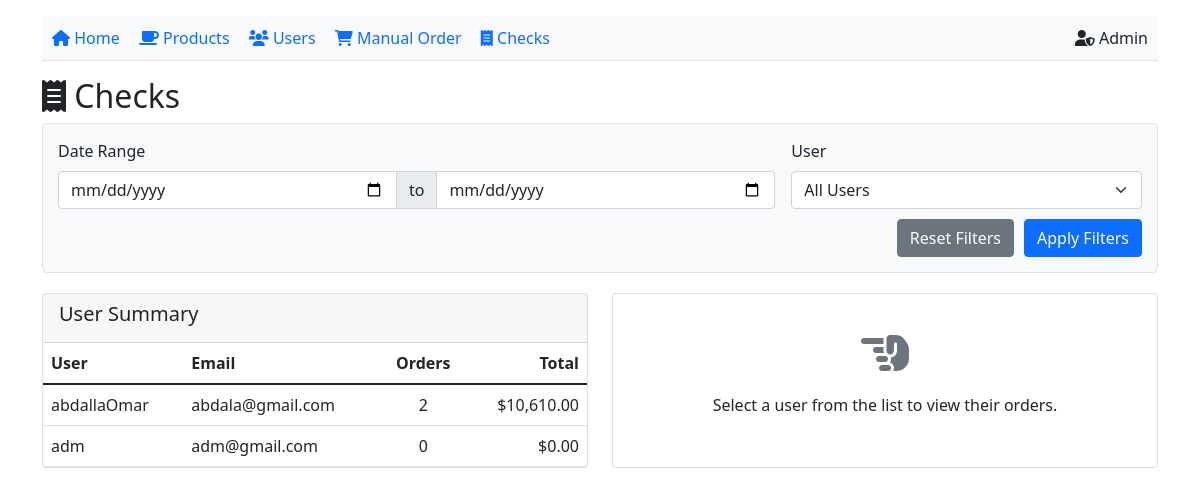
Screenshot of /Amr/AdminChecks.php with the database file from the repository.
### tables this page shows
CREATE TABLE `users` (
  `id` int(11) NOT NULL AUTO_INCREMENT,
  `username` varchar(50) NOT NULL,
  `email` varchar(100) NOT NULL,
  `password` varchar(255) NOT NULL,
  `profile_picture` varchar(255) DEFAULT NULL,
  `role` enum('user','admin') DEFAULT 'user',
  `created_at` timestamp NOT NULL DEFAULT current_timestamp(),
  PRIMARY KEY (`id`),
  UNIQUE KEY `username` (`username`),
  UNIQUE KEY `email` (`email`)
);

### Amr/AdminChecks.php (the view, shortened to what this page needs)
<?php
$DBName = "project";
$host = "localhost";
$DBtype = "mysql";
$userName = "root";
$userPassword = "";
function getConnection() {
    global $DBName, $host, $DBtype, $userName, $userPassword;
    try {
        $connection = new PDO("$DBtype:host=$host;dbname=$DBName", $userName, $userPassword);
        $connection->setAttribute(PDO::ATTR_ERRMODE, PDO::ERRMODE_EXCEPTION);
        return $connection;
    } catch (PDOException $e) {
        echo "Connection failed: " . $e->getMessage();
        exit();
    }
}
function getFilteredChecks($filters = []) {
    $connection = getConnection();
    $sql = "SELECT u.id as user_id, u.username, u.email,
           COUNT(o.id) as order_count,
           SUM(o.total_price) as total_amount
           FROM users u
           LEFT JOIN orders o ON u.id = o.user_id";
    $params = [];
    $sql .= " GROUP BY u.id, u.username, u.email ORDER BY total_amount DESC";
    $stmt = $connection->prepare($sql);
    $stmt->execute();
    return $stmt->fetchAll(PDO::FETCH_ASSOC);
}
$filters = [
    'date_from' => isset($_GET['date_from']) ? $_GET['date_from'] : '',
    'date_to' => isset($_GET['date_to']) ? $_GET['date_to'] : '',
    'user_id' => isset($_GET['user_id']) ? $_GET['user_id'] : ''
];
$selectedUserId = isset($_GET['view_user']) ? $_GET['view_user'] : null;
$selectedOrderId = isset($_GET['view_order']) ? $_GET['view_order'] : null;
$filteredChecks = getFilteredChecks($filters);
$userOrders = [];
$userDetails = null;
?>
<!DOCTYPE html>
<html>
<head>
    <link href="https://cdn.jsdelivr.net/npm/bootstrap@5.1.3/dist/css/bootstrap.min.css" rel="stylesheet">
    <link rel="stylesheet" href="https://cdnjs.cloudflare.com/ajax/libs/font-awesome/6.0.0/css/all.min.css">
</head>
<body>
<div class="container mt-3">
    <div class="nav-links mb-3">
        <a href="index.php"><i class="fas fa-home"></i> Home</a>
        <a href="products.php"><i class="fas fa-coffee"></i> Products</a>
        <a href="users.php"><i class="fas fa-users"></i> Users</a>
        <a href="AdminOrders.php"><i class="fas fa-shopping-cart"></i> Manual Order</a>
        <a href="AdminChecks.php" class="active"><i class="fas fa-receipt"></i> Checks</a>
        <span class="float-end"><i class="fas fa-user-shield"></i> Admin</span>
    </div>
    <h2><i class="fas fa-receipt"></i> Checks</h2>
    <div class="filter-card">
        <form method="GET" action="" id="filter-form">
            <div class="row g-3">
                <div class="col-md-8">
                    <label class="form-label">Date Range</label>
                    <div class="input-group">
                        <input type="date" name="date_from" class="form-control" value="<?php echo $filters['date_from']; ?>" placeholder="From">
                        <span class="input-group-text">to</span>
                        <input type="date" name="date_to" class="form-control" value="<?php echo $filters['date_to']; ?>" placeholder="To">
                    </div>
                </div>
                <div class="col-md-4">
                    <label class="form-label">User</label>
                    <select name="user_id" class="form-select">
                        <option value="">All Users</option>
                    </select>
                </div>
            </div>
            <div class="filter-buttons">
                <button type="button" class="btn btn-secondary" onclick="resetFilters()">Reset Filters</button>
                <button type="submit" class="btn btn-primary">Apply Filters</button>
            </div>
        </form>
    </div>
    <div class="row">
        <div class="col-md-6">
            <div class="card">
                <div class="card-header">
                    <h5>User Summary</h5>
                </div>
                <div class="card-body p-0">
                    <div class="table-responsive">
                        <table class="table table-hover mb-0">
                            <thead>
                                <tr>
                                    <th>User</th>
                                    <th>Email</th>
                                    <th class="text-center">Orders</th>
                                    <th class="text-end">Total</th>
                                </tr>
                            </thead>
                            <tbody>
                                <?php if (empty($filteredChecks)): ?>
                                    <tr>
                                        <td colspan="4" class="text-center py-3">No data found for the selected filters</td>
                                    </tr>
                                <?php else: ?>
                                    <?php foreach ($filteredChecks as $check): ?>
                                        <tr class="check-row <?php echo ($selectedUserId == $check['user_id']) ? 'active' : ''; ?>"
                                            onclick="viewUserOrders(<?php echo $check['user_id']; ?>)">
                                            <td><?php echo htmlspecialchars($check['username']); ?></td>
                                            <td><?php echo htmlspecialchars($check['email']); ?></td>
                                            <td class="text-center"><?php echo $check['order_count']; ?></td>
                                            <td class="text-end">$<?php echo number_format($check['total_amount'] ?? 0, 2); ?></td>
                                        </tr>
                                    <?php endforeach; ?>
                                <?php endif; ?>
                            </tbody>
                        </table>
                    </div>
                </div>
            </div>
        </div>
        <div class="col-md-6">
            <?php if ($selectedUserId && $userDetails): ?>
                <div class="card">
                    <div class="card-header d-flex justify-content-between align-items-center">
                        <h5>
                            Orders for <?php echo htmlspecialchars($userDetails['username']); ?>
                        </h5>
                        <span class="badge bg-primary"><?php echo count($userOrders); ?> Orders</span>
                    </div>
                    <div class="card-body p-0">
                        <?php if (empty($userOrders)): ?>
                            <div class="text-center py-4">
                                <i class="fas fa-coffee fa-3x text-muted mb-3"></i>
                                <p>No orders found for this user in the selected date range.</p>
                            </div>
                        <?php else: ?>
                            <div class="table-responsive">
                                <table class="table table-hover mb-0">
                                    <thead>
                                        <tr>
                                            <th>Order #</th>
                                            <th>Date</th>
                                            <th>Room</th>
                                            <th>Status</th>
                                            <th class="text-end">Total</th>
                                        </tr>
                                    </thead>
                                    <tbody>
                                        <?php foreach ($userOrders as $order): ?>
                                            <tr class="check-row <?php echo ($selectedOrderId == $order['id']) ? 'active' : ''; ?>"
                                                onclick="viewOrderDetails(<?php echo $order['id']; ?>)">
                                                <td>#<?php echo $order['id']; ?></td>
                                                <td><?php echo date('M d, Y H:i', strtotime($order['date'])); ?></td>
                                                <td><?php echo htmlspecialchars($order['room_name'] ?? 'N/A'); ?></td>
                                                <td>
                                                    <?php
                                                        $statusClass = '';
                                                        switch($order['status']) {
                                                            case 'processing':
                                                                $statusClass = 'status-processing';
                                                                break;
                                                            case 'out for delivery':
                                                                $statusClass = 'status-out-for-delivery';
                                                                break;
                                                            case 'done':
                                                                $statusClass = 'status-done';
                                                                break;
                                                        }
                                                    ?>
                                                    <span class="status-badge <?php echo $statusClass; ?>">
                                                        <?php echo ucfirst($order['status']); ?>
                                                    </span>
                                                </td>
                                                <td class="text-end">$<?php echo number_format($order['total_price'], 2); ?></td>
                                            </tr>
                                        <?php endforeach; ?>
                                    </tbody>
                                </table>
                            </div>
                        <?php endif; ?>
                    </div>
                </div>
            <?php elseif (!$selectedUserId): ?>
                <div class="card h-100">
                    <div class="card-body text-center d-flex flex-column justify-content-center align-items-center">
                        <i class="fas fa-hand-point-left fa-3x text-muted mb-3"></i>
                        <p>Select a user from the list to view their orders.</p>
                    </div>
                </div>
            <?php endif; ?>
        </div>
    </div>
</div>
</body>
</html>

### Amr/AdminChecks.php (style rules this page uses)
.nav-links { background-color: #f8f9fa; padding: 10px; border-bottom: 1px solid #dee2e6; }
.nav-links a { margin-right: 15px; text-decoration: none; color: #0d6efd; }
.filter-card { margin-bottom: 20px; border: 1px solid #dee2e6; border-radius: 5px; background-color: #f8f9fa; padding: 15px; }
.filter-buttons { display: flex; justify-content: flex-end; gap: 10px; margin-top: 10px; }
.check-row { cursor: pointer; }

### rows the page displays
users: username "abdallaOmar", email "abdala@gmail.com", order_count "2", total_amount "10,610.00"
users: username "adm", email "adm@gmail.com", order_count "0", total_amount "0.00"
